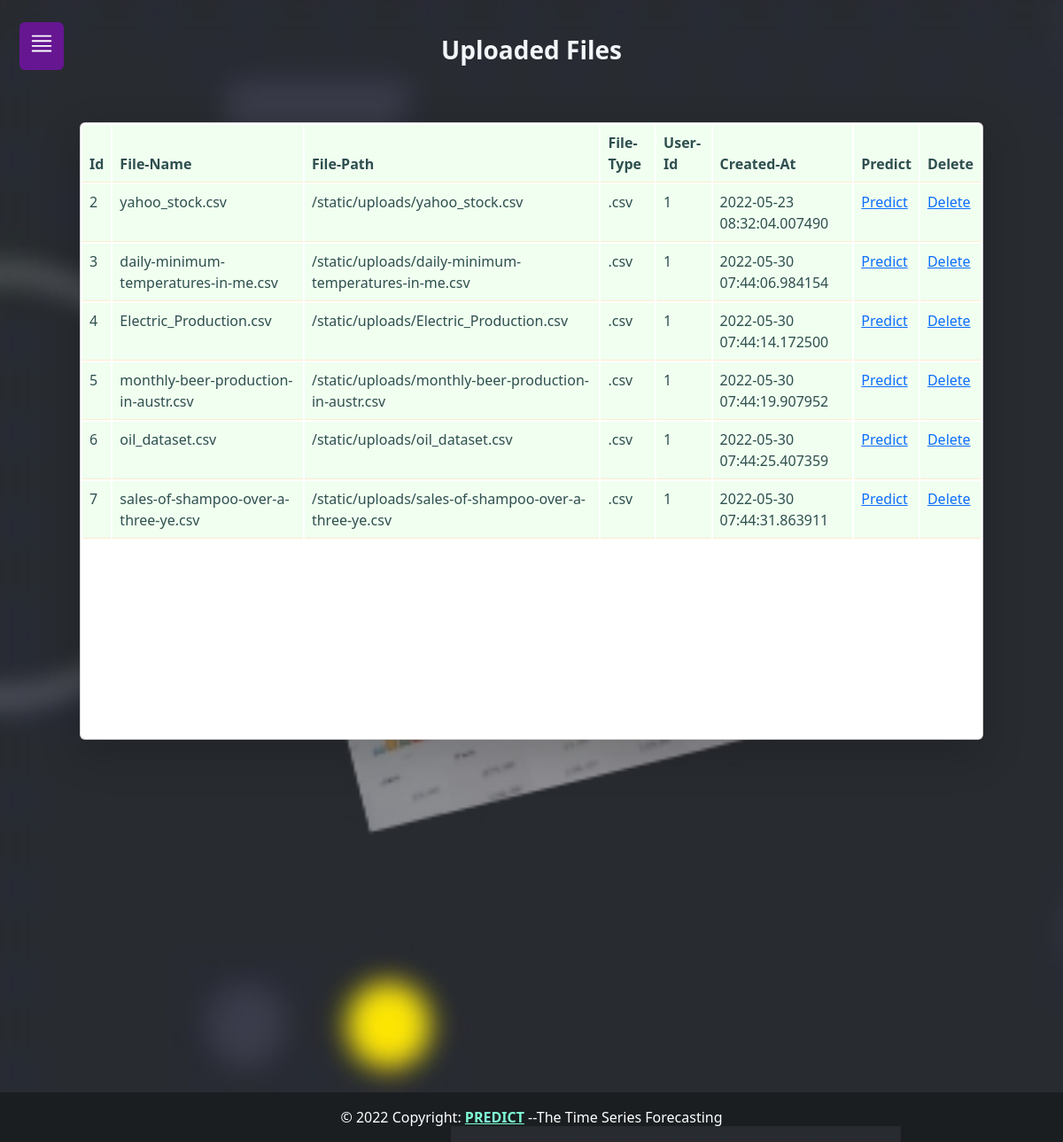
Before: /files with the older database file.
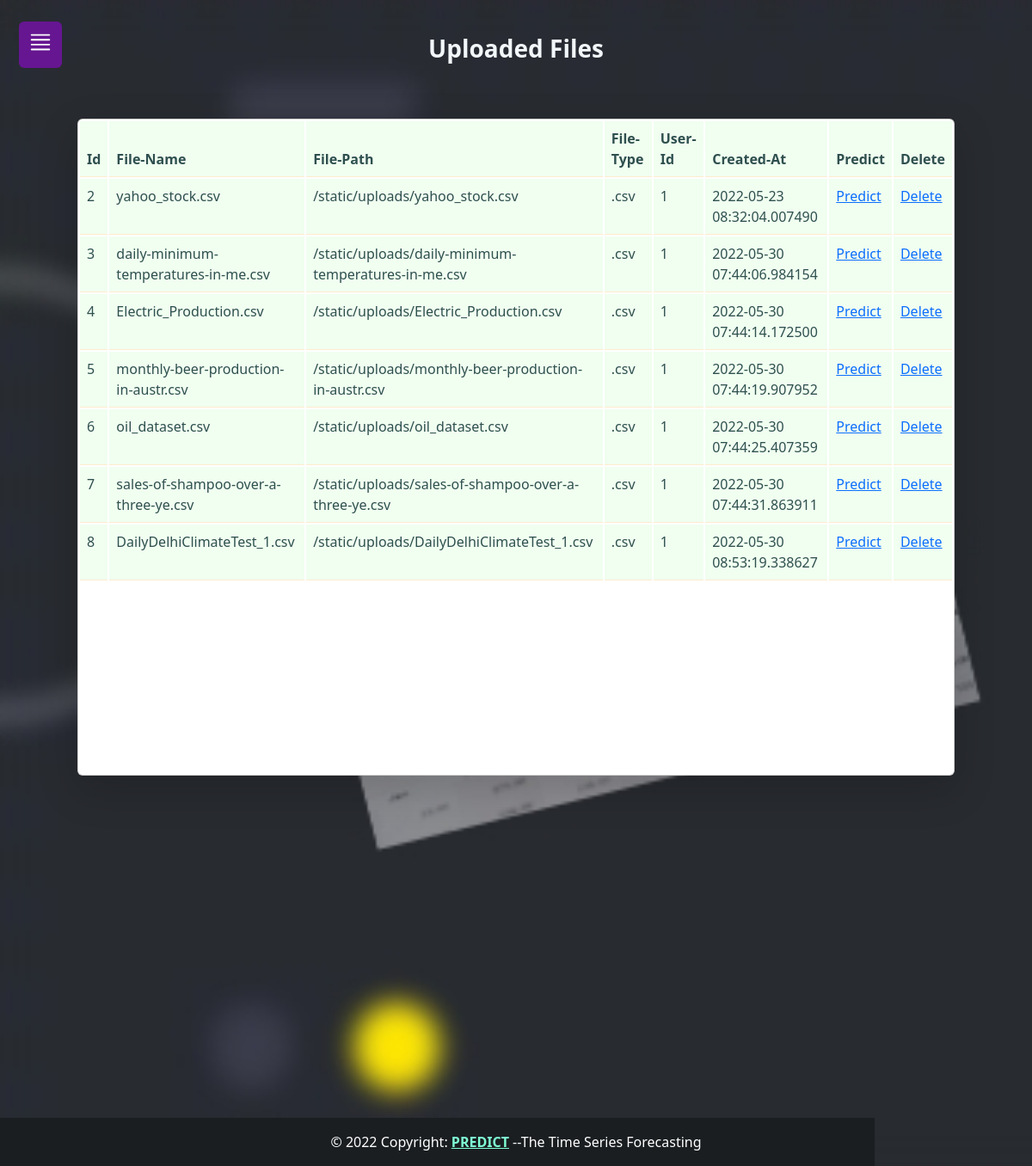
After: the same page with the newer database file.
### model_orm.py (models this page shows, shortened)
class DataSet(Base):
    __tablename__="dataset"
    id=Column(Integer, primary_key=True)
    filename=Column(String,nullable=False)
    filepath=Column(String, nullable=False)
    datatype=Column(String,nullable=False)
    user_id = Column(Integer,ForeignKey('users.id'))
    created_at=Column(DateTime,default=datetime.utcnow,nullable=False)

### app.py (the view)
@app.route('/files')
def filelisting():
    db = opendb()
    filelist = db.query(DataSet).all()
    db.close()
    return render_template('files.html', filelist=filelist)

### app.py (called while the page is built)
def opendb():
    engine = create_engine("sqlite:///model.sqlite")
    Session = sessionmaker(bind=engine)
    return Session()

### templates/files.html (shortened to what this page needs)
{% extends 'base.html' %}
{% block body %}
    <h3 class="text-center p-3">
        <b style="color: rgb(242, 247, 250);">Uploaded Files </b>
    </h3>
<div class="card shadow-lg m-5">
<table class="table table-striped|sm|bordered table-inverse table-responsive">
    <thead class="thead-inverse|thead-default">
        <tr>
            <th><b>Id</b></th>
            <th><b>File-Name</b></th>
            <th><b>File-Path</b></th>
            <th><b>File-Type</b></th>
            <th><b>User-Id</b></th>
            <th><b>Created-At</b></th>
            <th><b>Predict</b></th>
            <th><b>Delete</b></th>
        </tr>
    </thead>
    <tbody>
        {% for item in filelist %}
        <tr>
            <td >{{item.id}}</td>
            <td >{{item.filename}}</td>
            <td >{{item.filepath}}</td>
            <td >{{item.datatype}}</td>
            <td >{{item.user_id}}</td>
            <td >{{item.created_at}}</td>
            <td ><a href="/predict/{{item.id}}">Predict</a></td>
            <td ><a href="/delete/{{item.id}}">Delete</a></td>
        </tr>
        {% endfor %}
    </tbody>
</table>
</div>
{% endblock body %}

### templates/base.html (shortened to what this page needs)
<!DOCTYPE html>
<html lang="en">
<head>
  <link href="https://cdn.jsdelivr.net/npm/bootstrap@5.2.0-beta1/dist/css/bootstrap.min.css" rel="stylesheet"
>
  <link rel="stylesheet" href="/static/css/sidebar.css">
</head>
<body>
  <label for="check">
    <i id="btn"><svg class="bi bi-justify" width="30" height="40">
        <use xlink:href="#dash"></use>
      </svg></i>
  </label>
  <div class="container">
    {% block body %} {% endblock %}
  </div>
  <footer class="bg-dark text-center text-lg-start">
    <div class="text-center p-3" style="background-color: rgba(0, 0, 0, 0.2); color: white;">
      © 2022 Copyright:
      <a href="/home" style="color:aquamarine;"><b>PREDICT</b></a> --The Time Series Forecasting
    </div>
  </footer>
</body>
</html>

### static/css/sidebar.css (style rules this page uses)
body { min-height: 100vh; min-height: -webkit-fill-available; }
html { height: -webkit-fill-available; }
* { margin: 0; padding: 0; top: 0; list-style: none; text-decoration: none; }
label #btn { position: absolute; cursor: pointer; background: #6b159aec; border-radius: 6px; }
label #btn { left: 22px; top: 25px; font-size: 25px; color: white; padding: 4px 10px; transform: all .5s; }
.bi { vertical-align: -.125em; pointer-events: none; fill: currentColor; }

### templates/base.html (style rules this page uses)
body { background-image: url("/static/images/back.jpg"); background-repeat: no-repeat; background-attachment: fixed; background-size: cover; }
footer { position: relative; left: 0; top: 350px; width: 100%; }

### templates/files.html (style rules this page uses)
.table { --bs-table-bg: linen; --bs-table-accent-bg: honeydew; --bs-table-striped-color: #212528; --bs-table-striped-bg: rgba(0, 0, 0, 0.05); --bs-table-active-color: #212527; --bs-table-active-bg: rgba(0, 0, 0, 0.1); --bs-table-hover-color: #212529; --bs-table-hover-bg: rgba(0, 0, 0, 0.075); width: 100%; margin-bottom: 14rem; color: darkslategrey; vertical-align: baseline; border-color: blanchedalmond; }
table { caption-side: bottom; border-collapse: separate; }

Changed rows visible on the page:
added DataSet: id "8", filename "DailyDelhiClimateTest_1.csv", filepath "/static/uploads/DailyDelhiClimateTest_1.csv", datatype ".csv", user_id "1", created_at "2022-05-30 08:53:19.338627"
